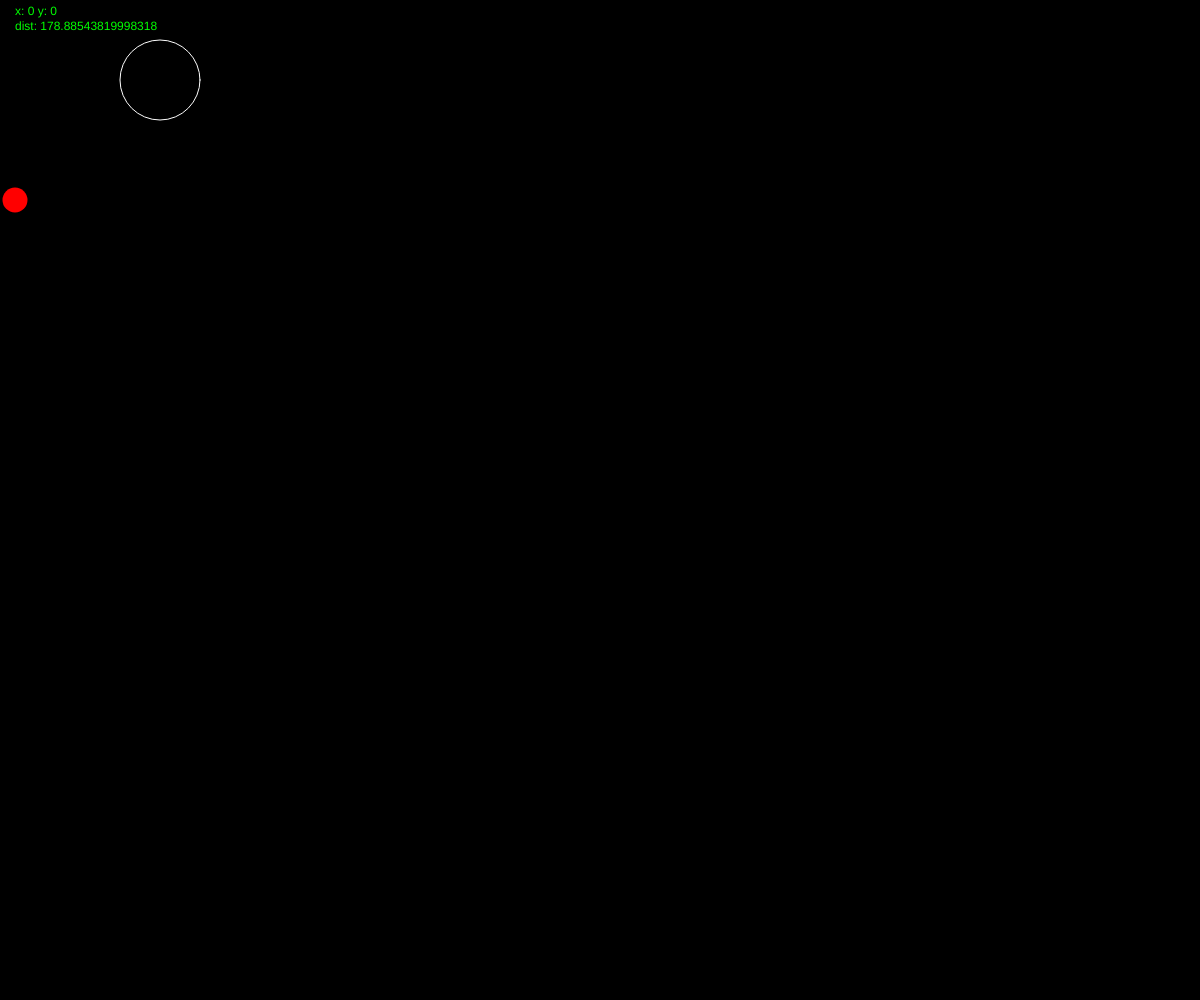
Frame 1 (no input)
Frame 60 (no input): identical to frame 1, image omitted
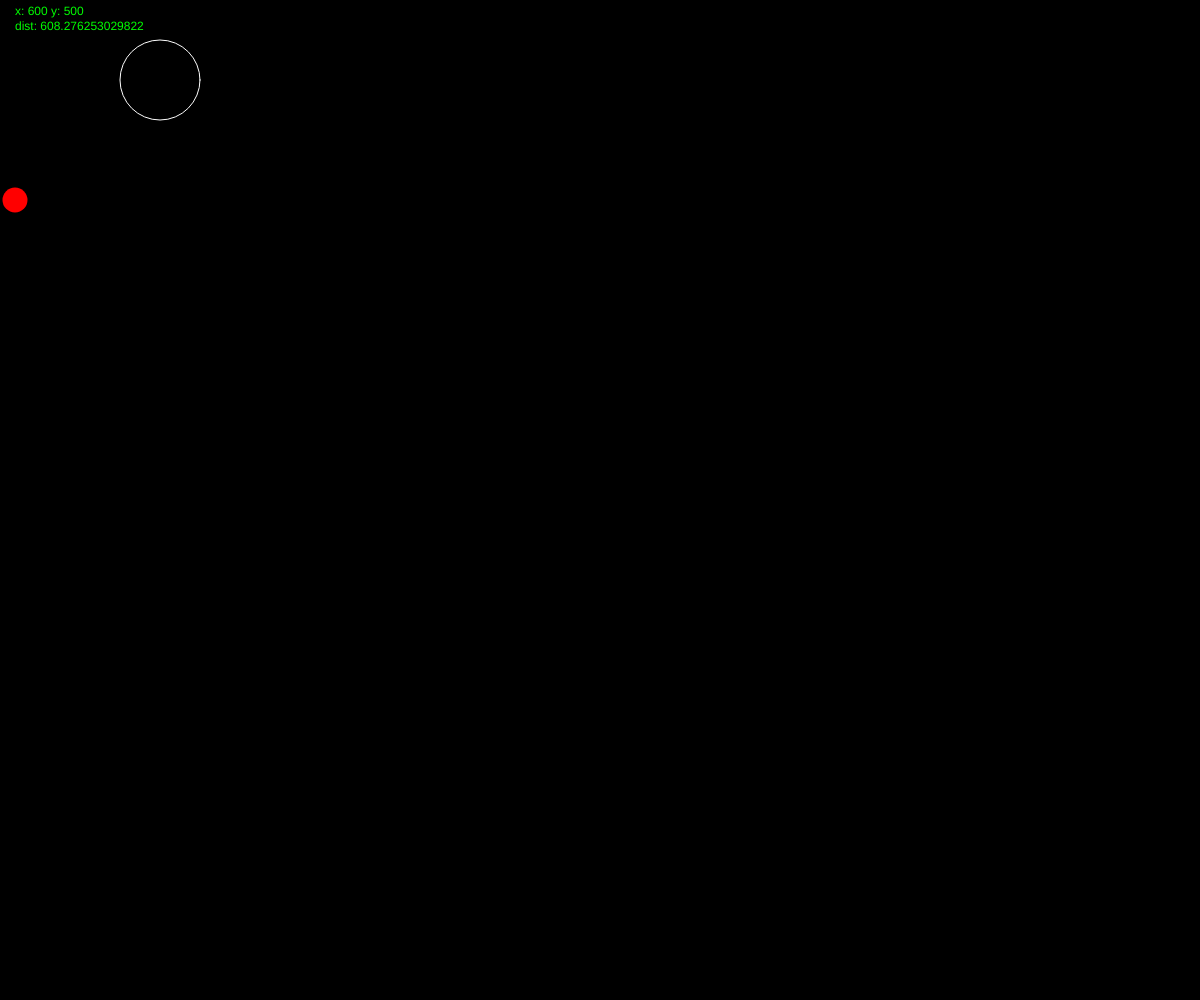
Frame 120 (the mouse pressed at the canvas centre since frame 60)

The p5.js sketch that drew these frames (run headless with seeded random() and noise() and a simulated clock; from frame 60 on, the mouse is pressed at the canvas centre):

// p5.js sketch
// ── sketch.js
let buttonX = 160;
let buttonY = 80;
let buttonD = 80;
let hovering = false;

let r = 0;
let g = 0;
let b = 0;

let ballX = 15;
let ballSpeed = 3;
let ballDiameter = 30;

function setup() {
  createCanvas(windowWidth, windowHeight);
  background(0);
  
}

function draw() {
  background(r,g,b);
  fill(0,255,0);
  text("x: " + mouseX + " y: " + mouseY,15,15);
  let distance = dist(mouseX,mouseY,buttonX,buttonY);
  text("dist: " + distance,15,30);

  stroke(255);
  noFill();

  if(distance<buttonD/2){
    fill(50);
    hovering = true;
    ballX = ballX + ballSpeed;
    if(mouseIsPressed){
      strokeWeight(3);
    }
  } else{
    hovering = false;
  }
  circle(buttonX,buttonY,buttonD);

  fill("red");
  noStroke();

  if(ballX > (width - ballDiameter)|| ballX < ballDiameter / 2){
    ballSpeed = -ballSpeed;
  }
  circle(ballX,200,25);
}


function mousePressed(){
  if (hovering == true){
  r = random(255);
  g = random(255);
  b = random(255);
  ballSpeed = -ballSpeed;
  }
}
